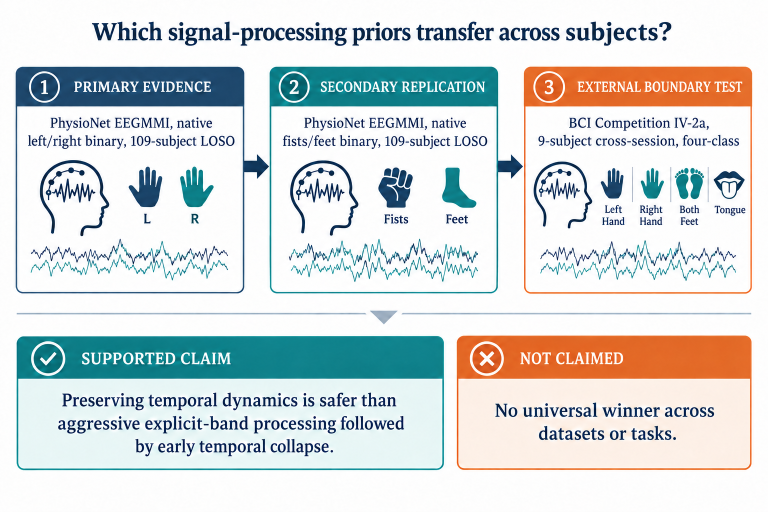
#> input picture assets/target.png, 1536 x 1024 px (shown at 1/2 size)
$ python -i iterate.py   (imports and definitions only)
#> lines starting #> are read from the running program, lines starting #| are printed output that depends on the picture
#!/usr/bin/env python3
"""Self-feedback loop: build PPTX -> render -> score -> (optional VLM critique) -> log.

Usage:
  python3 iterate.py --mode outline --rounds 1 --vlm
  python3 iterate.py --mode editable --rounds 1

The loop does not mutate design parameters by itself. It produces a numeric score and a
structured critique; an LLM/human then patches build_pptx.py (or the extracted JSON) and
the next round starts from there. Keep every round in iteration_log.csv.
"""
import argparse, base64, csv, datetime, json, os, subprocess, sys
import numpy as np
from PIL import Image, ImageFilter

HERE = os.path.dirname(os.path.abspath(__file__))
ROOT = os.path.dirname(HERE)
TARGET = os.path.join(ROOT, "assets", "target.png")
LOG = os.path.join(ROOT, "data", "iteration_log.csv")


# [18 lines left out: functions run_build, render, not called in this run]


def ssim(a, b, win=5):
    from numpy.lib.stride_tricks import sliding_window_view
    a = a.astype(float); b = b.astype(float); p = win // 2
    ap = np.pad(a, p, mode="reflect"); bp = np.pad(b, p, mode="reflect")
    wa = sliding_window_view(ap, (win, win)).mean((-1, -2))
    wb = sliding_window_view(bp, (win, win)).mean((-1, -2))
    va = sliding_window_view(ap * ap, (win, win)).mean((-1, -2)) - wa * wa
    vb = sliding_window_view(bp * bp, (win, win)).mean((-1, -2)) - wb * wb
    cov = sliding_window_view(ap * bp, (win, win)).mean((-1, -2)) - wa * wb
    C1, C2 = (0.01 * 255) ** 2, (0.03 * 255) ** 2
    return float((((2 * wa * wb + C1) * (2 * cov + C2)) / ((wa ** 2 + wb ** 2 + C1) * (va + vb + C2))).mean())


def score(png):
#> called with png = '../assets/target.png'
    ref = Image.open(TARGET).convert("RGB")
#> ref is the input picture: PIL image 1536x1024 RGB; mean R, G, B 212.7, 218, 217.8
    out = Image.open(png).convert("RGB").resize(ref.size, Image.LANCZOS)
    out.save(os.path.join(ROOT, ".render", "render_latest.png"))
    a = np.asarray(ref.convert("L")).astype(float)
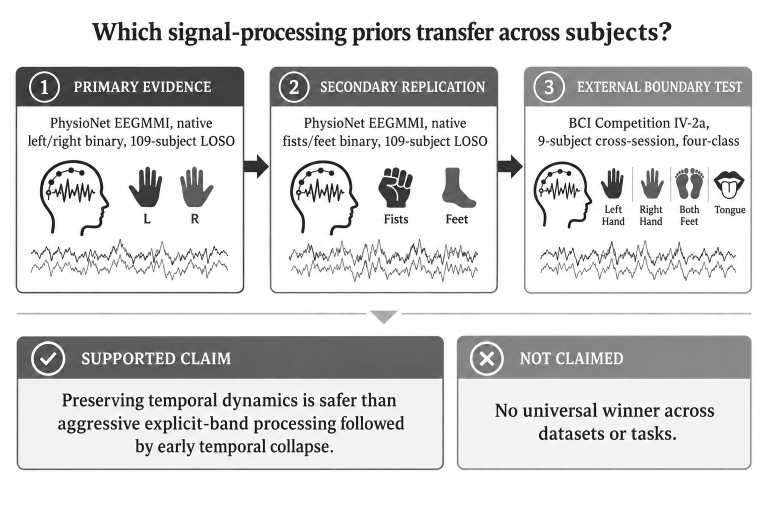
#> a: shape (1024, 1536) float64 (shown at 1/2 size); min 2, max 255, mean 216.4
    b = np.asarray(out.convert("L")).astype(float)
    mse = float(((a - b) ** 2).mean())
#> mse = 0
    psnr = 10 * np.log10(255 ** 2 / mse) if mse > 0 else 99
#> psnr = 99
    ab = np.asarray(ref.convert("L").filter(ImageFilter.GaussianBlur(1.2))).astype(float)
    bb = np.asarray(out.convert("L").filter(ImageFilter.GaussianBlur(1.2))).astype(float)
    return dict(ssim=ssim(a, b), ssim_blur=ssim(ab, bb), psnr=psnr,
                mae=float(np.abs(a - b).mean()))
#> in ssim, `ap = np.pad(a, p, mode='reflect')`:
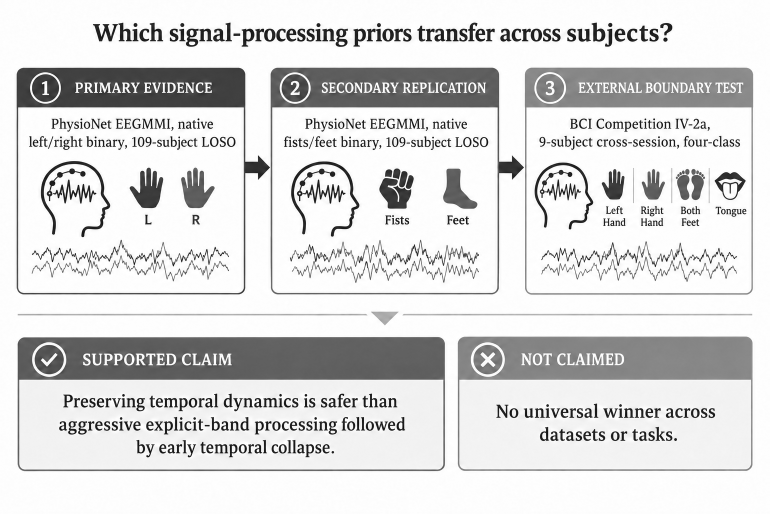
#> ap: shape (1028, 1540) float64 (shown at 1/2 size); min 2, max 255, mean 216.6
#> in ssim, `va = sliding_window_view(ap * ap, (win, win)).mean((-1, -2)) - wa * wa`:
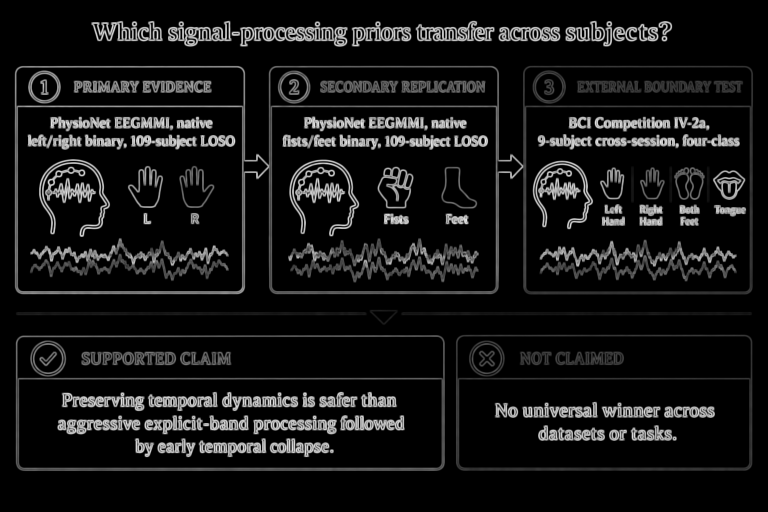
#> va: shape (1024, 1536) float64 (shown at 1/2 size); min 0, max 12253.6, mean 1044.9; drawn with min black and max white
#> call 2 of ssim, with win = 5
#> in ssim (call 2), `wa = sliding_window_view(ap, (win, win)).mean((-1, -2))`:
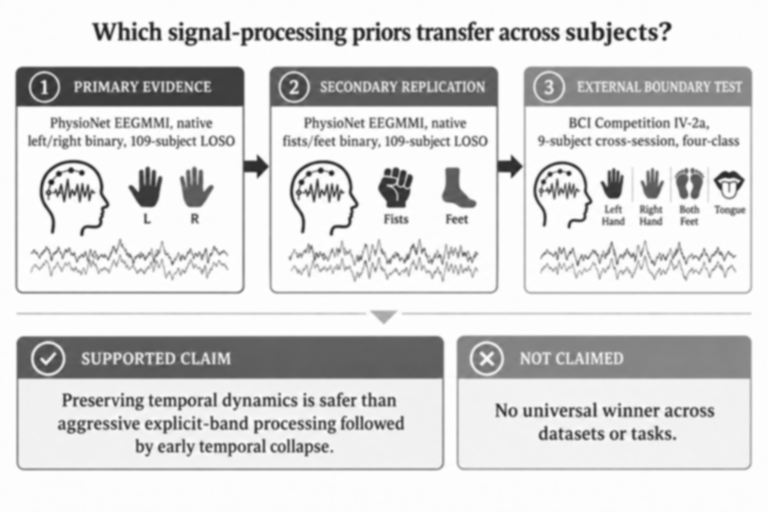
#> wa: shape (1024, 1536) float64 (shown at 1/2 size); min 28.24, max 255, mean 216.4
#> in ssim (call 2), `va = sliding_window_view(ap * ap, (win, win)).mean((-1, -2)) - wa * wa`:
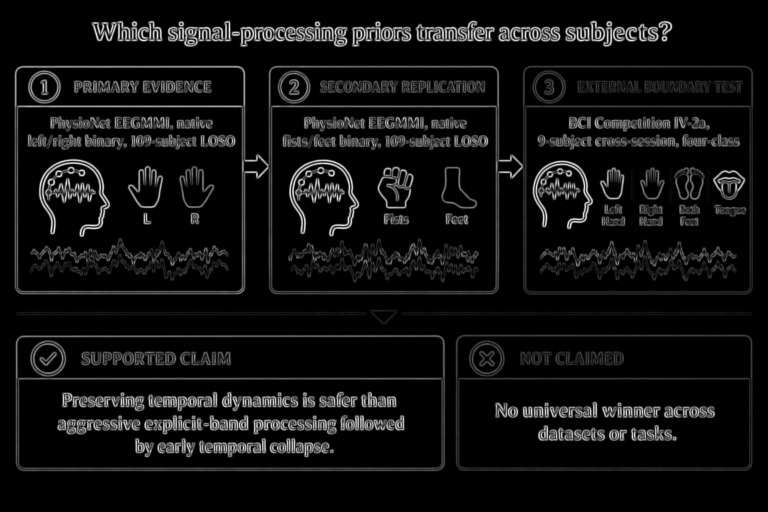
#> va: shape (1024, 1536) float64 (shown at 1/2 size); min 0, max 5700.4, mean 382.9; drawn with min black and max white


# [57 lines left out: functions vlm_critique, main, not called in this run]


# [2 lines not run here, left out]

>>> result = score('../assets/target.png')
#> result = {'ssim': 1, 'ssim_blur': 1, 'psnr': 99, 'mae': 0}
